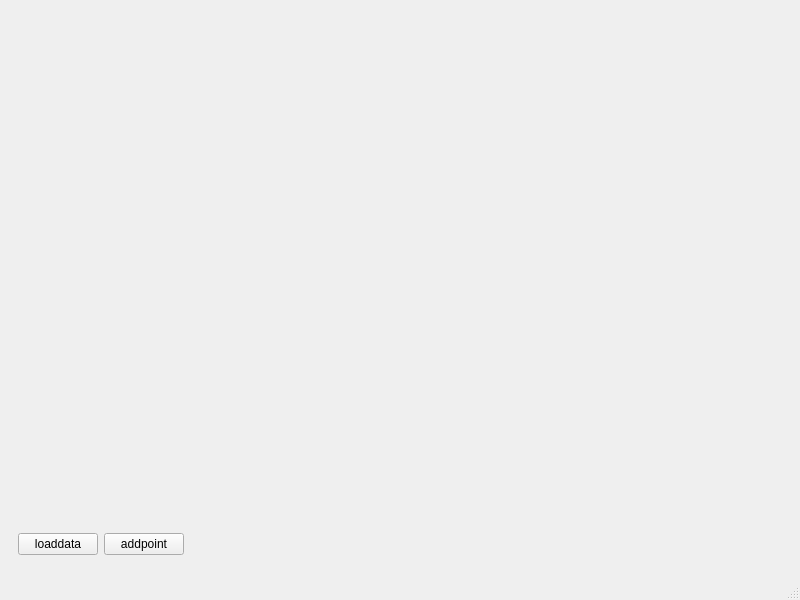
<?xml version="1.0" encoding="UTF-8"?>
<ui version="4.0">
 <class>MainWindow</class>
 <widget class="QMainWindow" name="MainWindow">
  <property name="geometry">
   <rect>
    <x>0</x>
    <y>0</y>
    <width>800</width>
    <height>600</height>
   </rect>
  </property>
  <property name="windowTitle">
   <string>MainWindow</string>
  </property>
  <widget class="QWidget" name="centralwidget">
   <layout class="QVBoxLayout" name="verticalLayout" stretch="10,1">
    <item>
     <widget class="QWidget" name="widget" native="true"/>
    </item>
    <item>
     <widget class="QWidget" name="widget_2" native="true">
      <layout class="QHBoxLayout" name="horizontalLayout">
       <item>
        <widget class="QPushButton" name="pushButton_loaddata">
         <property name="text">
          <string>loaddata</string>
         </property>
        </widget>
       </item>
       <item>
        <widget class="QPushButton" name="pushButton_addpoint">
         <property name="text">
          <string>addpoint</string>
         </property>
        </widget>
       </item>
       <item>
        <spacer name="horizontalSpacer">
         <property name="orientation">
          <enum>Qt::Horizontal</enum>
         </property>
         <property name="sizeHint" stdset="0">
          <size>
           <width>675</width>
           <height>20</height>
          </size>
         </property>
        </spacer>
       </item>
      </layout>
     </widget>
    </item>
   </layout>
  </widget>
  <widget class="QMenuBar" name="menubar">
   <property name="geometry">
    <rect>
     <x>0</x>
     <y>0</y>
     <width>800</width>
     <height>21</height>
    </rect>
   </property>
  </widget>
  <widget class="QStatusBar" name="statusbar"/>
 </widget>
 <resources/>
 <connections/>
</ui>
